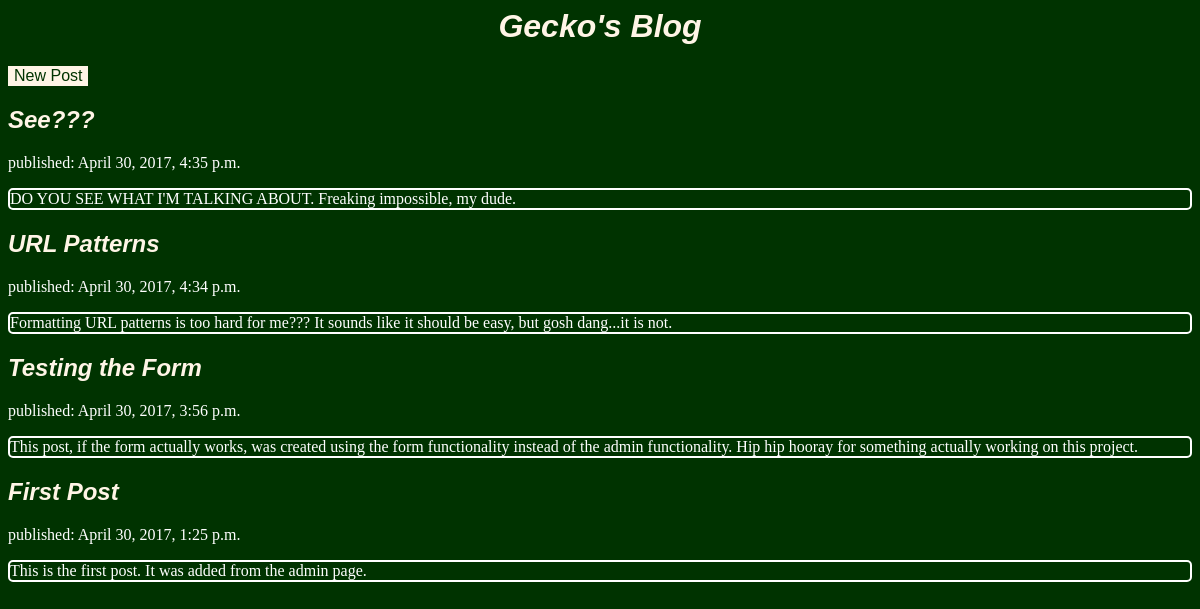
Screenshot of /blog/ with the database file from the repository.
### blog/models.py (models this page shows, shortened)
class Post(models.Model):
    title = models.CharField(max_length=200)
    body = models.TextField()
    post_date = models.DateTimeField(auto_now_add=True, auto_now=False)

### blog/views.py (the view)
# urls.py: url(r'^blog/', views.index, name='index'),
def index(request):
    posts = Post.objects.order_by('-post_date')
    return render(request, 'blog/index.html', {'posts': posts})

### blog/templates/blog/index.html (shortened to what this page needs)
<html>
    <head>
        {% load staticfiles %}
        <link rel="stylesheet" type="text/css" href="{% static 'blog/style.css' %}" />
    </head>
    <body>
       <div>
    <h1>Gecko's Blog</h1>
        </div>
        <div>
            <a href="{% url 'newpost' %}"><button>New Post</button></a>
        </div>
        {% for post in posts %}
            <div>
                <h2>{{ post.title }}</h2>
                <p>published: {{ post.post_date }}</p>
                <p id="postbody">{{ post.body|linebreaksbr }}</p>
            </div>
        {% endfor %}
    </body>
</html>

### blog/static/blog/style.css (style rules this page uses)
body { background-color: #003300; }
h1 { color: #fff5e6; text-align: center; font-family:Verdana,Geneva,sans-serif; font-style: oblique; }
h2 { color: #fff5e6; font-family:Verdana,Geneva,sans-serif; font-style: oblique; }
p { color: white; }
#postbody { border: 2px solid white; border-radius: 5px; }
button { background-color:#fff5e6; border: none; color:#003300; text-align:center; display: inline-block; font-size: 16px; }

### rows the page displays
Post: title "See???", post_date "April 30, 2017, 4:35 p.m.", body "DO YOU SEE WHAT I'M TALKING ABOUT. Freaking impossible, my dude."
Post: title "URL Patterns", post_date "April 30, 2017, 4:34 p.m.", body "Formatting URL patterns is too hard for me??? It sounds like it should be easy, but gosh dang...it is not."
Post: title "Testing the Form", post_date "April 30, 2017, 3:56 p.m.", body "This post, if the form actually works, was created using the form functionality instead of the admin functionality. Hip hip hooray for something actually working on this project."
Post: title "First Post", post_date "April 30, 2017, 1:25 p.m.", body "This is the first post. It was added from the admin page."
